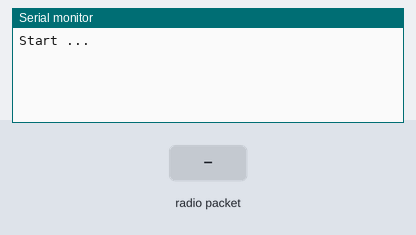
The sketch below on a simulated Arduino Uno, built with avr-gcc and run on an emulated ATmega328P. On the bench: the last lines printed to the serial monitor. The inputs (shaded band) are chosen by the test bench. No radio packets arrive unless stated.

Above: at 1.2 s.
1.3 s: radio packet "1" arrives
At 1.8 s:
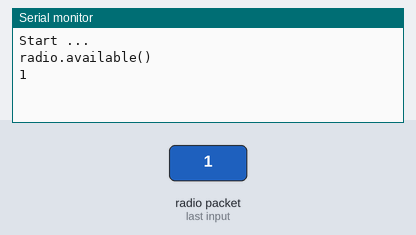
2.8 s: radio packet "0" arrives
At 4.1 s:
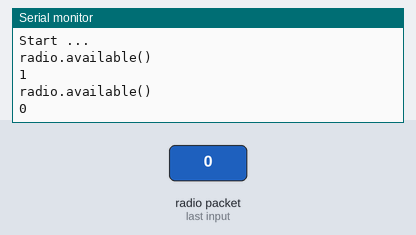
4.3 s: radio packet "2" arrives
At 6.1 s:
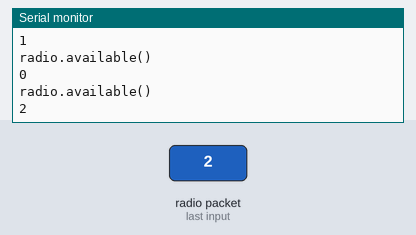

The sketch:

NRF24L01_nano_receiver.ino
```cpp
/*
 *
 (NRF24L01) Wireless Module Transceiver
 */

#define NRF24L01_CE 7
#define NRF24L01_CSN 8

#include <SPI.h>
#include <nRF24L01.h>
#include <RF24.h>

RF24 radio(NRF24L01_CE, NRF24L01_CSN); // CE, CSN

const byte address[6] = "00001"; // radio channel
int RF_msg_len = 50;

void setup() {
  Serial.begin(9600);
  Serial.println("Start ...");
  radio.begin();
  radio.openReadingPipe(0, address);
  radio.setPALevel(RF24_PA_MIN);
  radio.startListening();

}

void loop() {
  // put your main code here, to run repeatedly:
  if (radio.available()) {
    Serial.println("radio.available()");
    char RF_msg_array[RF_msg_len] = "";
    radio.read(&RF_msg_array, RF_msg_len);
    String RF_MSG = RF_msg_array;
    Serial.println(RF_MSG);
    delay(2000);
  }
}
```

Measured:
- after the input at 1.3 s, the serial monitor: prints a new line at once (image 1)
- after the input at 2.8 s, the serial monitor: prints a new line after 0.52 s (image 2)
- after the input at 4.3 s, the serial monitor: prints a new line after 1.0 s (image 3)
